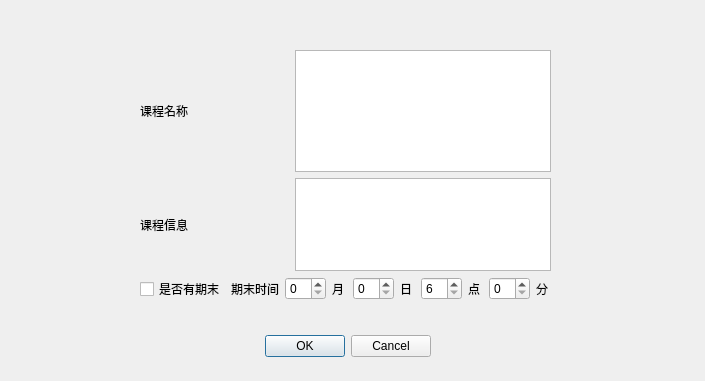
<?xml version="1.0" encoding="UTF-8"?>
<ui version="4.0">
 <class>addmyclass</class>
 <widget class="QDialog" name="addmyclass">
  <property name="geometry">
   <rect>
    <x>0</x>
    <y>0</y>
    <width>705</width>
    <height>381</height>
   </rect>
  </property>
  <property name="windowTitle">
   <string>Dialog</string>
  </property>
  <widget class="QDialogButtonBox" name="buttonBox">
   <property name="geometry">
    <rect>
     <x>260</x>
     <y>330</y>
     <width>171</width>
     <height>32</height>
    </rect>
   </property>
   <property name="orientation">
    <enum>Qt::Orientation::Horizontal</enum>
   </property>
   <property name="standardButtons">
    <set>QDialogButtonBox::StandardButton::Cancel|QDialogButtonBox::StandardButton::Ok</set>
   </property>
  </widget>
  <widget class="QWidget" name="verticalLayoutWidget">
   <property name="geometry">
    <rect>
     <x>140</x>
     <y>50</y>
     <width>411</width>
     <height>251</height>
    </rect>
   </property>
   <layout class="QVBoxLayout" name="verticalLayout">
    <item>
     <layout class="QHBoxLayout" name="horizontalLayout_2">
      <item>
       <widget class="QLabel" name="classlabel">
        <property name="text">
         <string>课程名称</string>
        </property>
       </widget>
      </item>
      <item>
       <spacer name="horizontalSpacer">
        <property name="orientation">
         <enum>Qt::Orientation::Horizontal</enum>
        </property>
        <property name="sizeHint" stdset="0">
         <size>
          <width>58</width>
          <height>122</height>
         </size>
        </property>
       </spacer>
      </item>
      <item>
       <widget class="QTextEdit" name="nametextEdit"/>
      </item>
     </layout>
    </item>
    <item>
     <layout class="QHBoxLayout" name="horizontalLayout_3">
      <item>
       <widget class="QLabel" name="classmsglabel">
        <property name="text">
         <string>课程信息</string>
        </property>
       </widget>
      </item>
      <item>
       <spacer name="horizontalSpacer_2">
        <property name="orientation">
         <enum>Qt::Orientation::Horizontal</enum>
        </property>
        <property name="sizeHint" stdset="0">
         <size>
          <width>40</width>
          <height>20</height>
         </size>
        </property>
       </spacer>
      </item>
      <item>
       <widget class="QTextEdit" name="classmsgtextEdit"/>
      </item>
     </layout>
    </item>
    <item>
     <layout class="QHBoxLayout" name="horizontalLayout">
      <item>
       <widget class="QCheckBox" name="finalcheckBox">
        <property name="text">
         <string>是否有期末</string>
        </property>
       </widget>
      </item>
      <item>
       <widget class="QLabel" name="finallabel">
        <property name="text">
         <string>期末时间</string>
        </property>
       </widget>
      </item>
      <item>
       <widget class="QSpinBox" name="monthspinBox">
        <property name="maximum">
         <number>12</number>
        </property>
       </widget>
      </item>
      <item>
       <widget class="QLabel" name="monthlabel">
        <property name="text">
         <string>月</string>
        </property>
       </widget>
      </item>
      <item>
       <widget class="QSpinBox" name="dayspinBox">
        <property name="maximum">
         <number>31</number>
        </property>
       </widget>
      </item>
      <item>
       <widget class="QLabel" name="daylabel">
        <property name="text">
         <string>日</string>
        </property>
       </widget>
      </item>
      <item>
       <widget class="QSpinBox" name="hourspinBox">
        <property name="minimum">
         <number>6</number>
        </property>
        <property name="maximum">
         <number>23</number>
        </property>
       </widget>
      </item>
      <item>
       <widget class="QLabel" name="hourlabel">
        <property name="text">
         <string>点</string>
        </property>
       </widget>
      </item>
      <item>
       <widget class="QSpinBox" name="mintuespinBox">
        <property name="maximum">
         <number>59</number>
        </property>
       </widget>
      </item>
      <item>
       <widget class="QLabel" name="mintuelabel">
        <property name="text">
         <string>分</string>
        </property>
       </widget>
      </item>
     </layout>
    </item>
   </layout>
  </widget>
 </widget>
 <resources/>
 <connections>
  <connection>
   <sender>buttonBox</sender>
   <signal>accepted()</signal>
   <receiver>addmyclass</receiver>
   <slot>accept()</slot>
   <hints>
    <hint type="sourcelabel">
     <x>248</x>
     <y>254</y>
    </hint>
    <hint type="destinationlabel">
     <x>157</x>
     <y>274</y>
    </hint>
   </hints>
  </connection>
  <connection>
   <sender>buttonBox</sender>
   <signal>rejected()</signal>
   <receiver>addmyclass</receiver>
   <slot>reject()</slot>
   <hints>
    <hint type="sourcelabel">
     <x>316</x>
     <y>260</y>
    </hint>
    <hint type="destinationlabel">
     <x>286</x>
     <y>274</y>
    </hint>
   </hints>
  </connection>
 </connections>
</ui>
